Frame 1 (no input): blank canvas, image omitted
Frame 60 (no input): blank canvas, image omitted
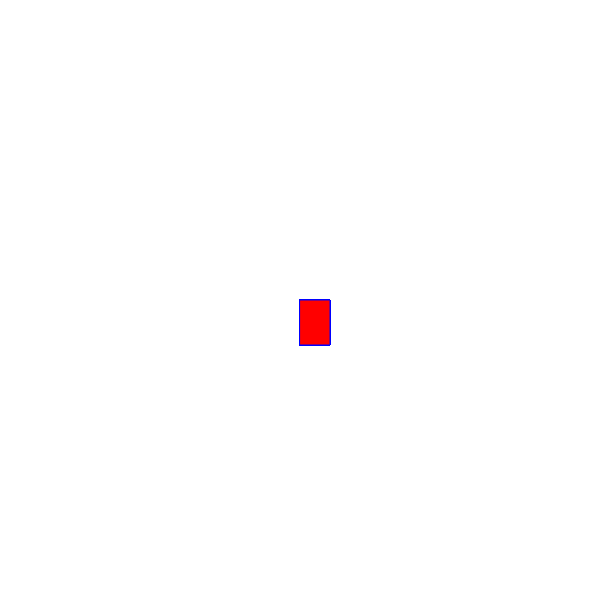
Frame 120 (the mouse pressed at the canvas centre since frame 60)

The p5.js sketch whose frames 1 and 60 were blank and that drew this single picture after the mouse press (run headless with seeded random() and noise() and a simulated clock; from frame 60 on, the mouse is pressed at the canvas centre):

// p5.js sketch
// ── sketch.js
function setup() {
    createCanvas(600, 600);
    background("white");
  }
  
  function draw() {
  
    
    stroke("blue");
    fill("red");
    
    // console.log(mouseIsPressed);
  
    if (mouseIsPressed) {
      rect(mouseX, mouseY, 30, 45);
    }
  }
  
